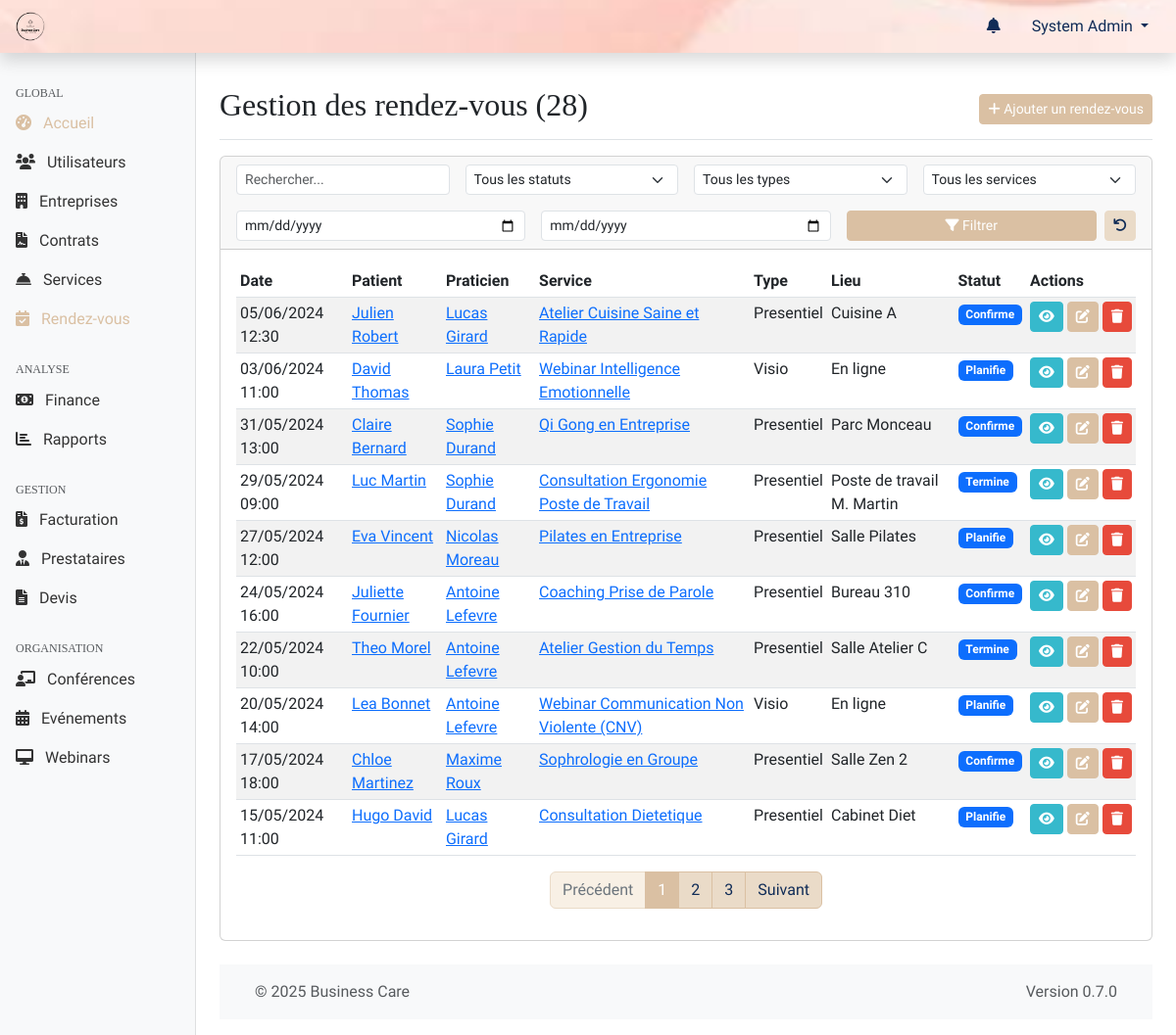
The page /web-admin/modules/appointments/index.php (signed in) on the database its author committed.
### tables this page shows
CREATE TABLE rendez_vous (
    id INT PRIMARY KEY AUTO_INCREMENT,
    personne_id INT NOT NULL,
    prestation_id INT NOT NULL,
    praticien_id INT,
    date_rdv DATETIME NOT NULL,
    duree INT NOT NULL,
    lieu VARCHAR(255),
    type_rdv ENUM('presentiel', 'visio', 'telephone'),
    statut ENUM('planifie', 'confirme', 'annule', 'termine', 'no_show') DEFAULT 'planifie',
    notes TEXT,
    created_at TIMESTAMP DEFAULT CURRENT_TIMESTAMP,
    updated_at TIMESTAMP DEFAULT CURRENT_TIMESTAMP ON UPDATE CURRENT_TIMESTAMP,
    FOREIGN KEY (personne_id) REFERENCES personnes(id),
    FOREIGN KEY (prestation_id) REFERENCES prestations(id),
    FOREIGN KEY (praticien_id) REFERENCES personnes(id),
    INDEX idx_date (date_rdv),
    INDEX idx_statut (statut),
    INDEX idx_praticien (praticien_id)
);

CREATE TABLE personnes (
    id INT PRIMARY KEY AUTO_INCREMENT,
    nom VARCHAR(100) NOT NULL,
    prenom VARCHAR(100) NOT NULL,
    email VARCHAR(255) UNIQUE NOT NULL,
    mot_de_passe VARCHAR(255) NOT NULL,
    telephone VARCHAR(20),
    date_naissance DATE,
    genre ENUM('M', 'F', 'Autre'),
    photo_url VARCHAR(255),
    role_id INT NOT NULL,
    entreprise_id INT,
    statut ENUM('actif', 'inactif', 'en_attente', 'suspendu') DEFAULT 'actif',
    derniere_connexion DATETIME,
    created_at TIMESTAMP DEFAULT CURRENT_TIMESTAMP,
    updated_at TIMESTAMP DEFAULT CURRENT_TIMESTAMP ON UPDATE CURRENT_TIMESTAMP,
    FOREIGN KEY (role_id) REFERENCES roles(id),
    FOREIGN KEY (entreprise_id) REFERENCES entreprises(id),
    INDEX idx_email (email),
    INDEX idx_role (role_id),
    INDEX idx_entreprise (entreprise_id)
);

CREATE TABLE prestations (
    id INT PRIMARY KEY AUTO_INCREMENT,
    nom VARCHAR(255) NOT NULL,
    description TEXT,
    prix DECIMAL(10,2) NOT NULL,
    duree INT,
    type ENUM('conference', 'webinar', 'atelier', 'consultation', 'evenement', 'autre') NOT NULL,
    categorie VARCHAR(100),
    niveau_difficulte ENUM('debutant', 'intermediaire', 'avance'),
    capacite_max INT,
    materiel_necessaire TEXT,
    prerequis TEXT,
    created_at TIMESTAMP DEFAULT CURRENT_TIMESTAMP,
    updated_at TIMESTAMP DEFAULT CURRENT_TIMESTAMP ON UPDATE CURRENT_TIMESTAMP,
    INDEX idx_type (type),
    INDEX idx_categorie (categorie)
);

### web-admin/modules/appointments/index.php (the view, shortened to what the rows shown need)
<?php
require_once '../../includes/page_functions/modules/appointments.php';
$queryData = getQueryData();
$page = $queryData['page'] ?? 1;
$search = $queryData['search'] ?? '';
$status = $queryData['status'] ?? '';
$type = $queryData['type'] ?? '';
$prestationId = $queryData['prestationId'] ?? 0;
$startDate = $queryData['startDate'] ?? '';
$endDate = $queryData['endDate'] ?? '';
$result = appointmentsGetList($page, DEFAULT_ITEMS_PER_PAGE, $search, $status, $type, $prestationId, $startDate, $endDate);
$appointments = $result['appointments'];
$totalAppointments = $result['totalItems'];
$pageTitle = "Gestion des rendez-vous ({$totalAppointments})";
include_once '../../templates/header.php';
?>
<div class="container-fluid">
    <div class="row">
        <main class="col-md-9 ms-sm-auto col-lg-10 px-md-4">
            <div class="d-flex justify-content-between flex-wrap flex-md-nowrap align-items-center pt-3 pb-2 mb-3 border-bottom">
                <h1 class="h2"><?php echo $pageTitle; ?></h1>
            </div>
            <div class="card mb-4">
                <div class="card-body">
                    <?php if (count($appointments) > 0): ?>
                        <div class="table-responsive">
                            <table class="table table-striped table-hover table-sm">
                                <thead>
                                    <tr>
                                        <th>Date</th>
                                        <th>Patient</th>
                                        <th>Praticien</th>
                                        <th>Service</th>
                                        <th>Type</th>
                                        <th>Lieu</th>
                                        <th>Statut</th>
                                        <th>Actions</th>
                                    </tr>
                                </thead>
                                <tbody>
                                    <?php foreach ($appointments as $appointment): ?>
                                        <tr>
                                            <td><?php echo formatDate($appointment['date_rdv']); ?></td>
                                            <td>
                                                <?php if ($appointment['personne_id']): ?>
                                                <a href="<?php echo WEBADMIN_URL; ?>/modules/users/view.php?id=<?php echo $appointment['personne_id']; ?>">
                                                    <?php echo htmlspecialchars($appointment['patient_prenom'] . ' ' . $appointment['patient_nom']); ?>
                                                </a>
                                                <?php else: ?>
                                                    N/A
                                                <?php endif; ?>
                                            </td>
                                            <td>
                                                <?php if ($appointment['praticien_id']): ?>
                                                <a href="<?php echo WEBADMIN_URL; ?>/modules/users/view.php?id=<?php echo $appointment['praticien_id']; ?>">
                                                    <?php echo htmlspecialchars($appointment['practitioner_prenom'] . ' ' . $appointment['practitioner_nom']); ?>
                                                </a>
                                                <?php else: ?>
                                                    N/A
                                                <?php endif; ?>
                                            </td>
                                            <td>
                                                 <?php if ($appointment['prestation_id']): ?>
                                                <a href="<?php echo WEBADMIN_URL; ?>/modules/services/view.php?id=<?php echo $appointment['prestation_id']; ?>">
                                                    <?php echo htmlspecialchars($appointment['prestation_nom']); ?>
                                                </a>
                                                 <?php else: ?>
                                                    N/A
                                                <?php endif; ?>
                                            </td>
                                            <td><?php echo htmlspecialchars(ucfirst($appointment['type_rdv'])); ?></td>
                                            <td><?php echo htmlspecialchars($appointment['lieu'] ?: '-'); ?></td>
                                            <td><?php echo getStatusBadge($appointment['statut']); ?></td>
                                            <td class="table-actions">
                                                <a href="<?php echo WEBADMIN_URL; ?>/modules/appointments/view.php?id=<?php echo $appointment['id']; ?>" class="btn btn-sm btn-info" data-bs-toggle="tooltip" title="Voir">
                                                    <i class="fas fa-eye"></i>
                                                </a>
                                                <a href="<?php echo WEBADMIN_URL; ?>/modules/appointments/edit.php?id=<?php echo $appointment['id']; ?>" class="btn btn-sm btn-primary" data-bs-toggle="tooltip" title="Modifier">
                                                    <i class="fas fa-edit"></i>
                                                </a>
                                                <a href="<?php echo WEBADMIN_URL; ?>/modules/appointments/index.php?action=delete&id=<?php echo $appointment['id']; ?>&csrf_token=<?php echo generateToken(); ?>&<?php echo http_build_query(array_filter($queryData, fn($key) => !in_array($key, ['action', 'id', 'practitionerId', 'personId']), ARRAY_FILTER_USE_KEY)); ?>"
                                                   class="btn btn-sm btn-danger btn-delete"
                                                   data-bs-toggle="tooltip"
                                                   title="Supprimer">
                                                    <i class="fas fa-trash"></i>
                                                </a>
                                            </td>
                                        </tr>
                                    <?php endforeach; ?>
                                </tbody>
                            </table>
                        </div>
                    <?php endif; ?>
                </div>
            </div>
            <?php include_once '../../templates/footer.php'; ?>
        </main>
    </div>
</div>

### shared/web-admin/functions.php (shortened to what the rows shown need)
<?php
require_once 'db.php';
function formatDate($date, $format = DEFAULT_DATE_FORMAT)
{
    $timestamp = strtotime($date);
    return date($format, $timestamp);
}
function sanitizeInput($input)
{
    return $input;
}
function getQueryData()
{
    return sanitizeInput($_GET);
}
function generateToken()
{
    return $_SESSION['csrf_token'];
}
function getStatusBadge($status)
{
    $badges = [
        'actif' => 'success',
        'inactif' => 'danger',
        'en_attente' => 'warning',
        'suspendu' => 'secondary',
        'expiré' => 'danger',
        'résilié' => 'danger',
        'accepté' => 'success',
        'refusé' => 'danger',
        'confirmé' => 'success',
        'annulé' => 'danger',
        'terminé' => 'secondary',
        'planifié' => 'primary',
        'no_show' => 'danger',
        'payée' => 'success',
        'impayée' => 'danger',
        'retard' => 'warning'
    ];
    $class = isset($badges[$status]) ? $badges[$status] : 'primary';
    return '<span class="badge bg-' . $class . '">' . ucfirst($status) . '</span>';
}

### rows shown on the page
rendez_vous: date_rdv "05/06/2024 12:30", personne.nom "Julien Robert", praticien.nom "Lucas Girard", prestation.nom "Atelier Cuisine Saine et Rapide", type_rdv "Presentiel", lieu "Cuisine A", statut "Confirme"
rendez_vous: date_rdv "03/06/2024 11:00", personne.nom "David Thomas", praticien.nom "Laura Petit", prestation.nom "Webinar Intelligence Emotionnelle", type_rdv "Visio", lieu "En ligne", statut "Planifie"
rendez_vous: date_rdv "31/05/2024 13:00", personne.nom "Claire Bernard", praticien.nom "Sophie Durand", prestation.nom "Qi Gong en Entreprise", type_rdv "Presentiel", lieu "Parc Monceau", statut "Confirme"
rendez_vous: date_rdv "29/05/2024 09:00", personne.nom "Luc Martin", praticien.nom "Sophie Durand", prestation.nom "Consultation Ergonomie Poste de Travail", type_rdv "Presentiel", lieu "Poste de travail M. Martin", statut "Termine"
rendez_vous: date_rdv "27/05/2024 12:00", personne.nom "Eva Vincent", praticien.nom "Nicolas Moreau", prestation.nom "Pilates en Entreprise", type_rdv "Presentiel", lieu "Salle Pilates", statut "Planifie"
rendez_vous: date_rdv "24/05/2024 16:00", personne.nom "Juliette Fournier", praticien.nom "Antoine Lefevre", prestation.nom "Coaching Prise de Parole", type_rdv "Presentiel", lieu "Bureau 310", statut "Confirme"
rendez_vous: date_rdv "22/05/2024 10:00", personne.nom "Theo Morel", praticien.nom "Antoine Lefevre", prestation.nom "Atelier Gestion du Temps", type_rdv "Presentiel", lieu "Salle Atelier C", statut "Termine"
rendez_vous: date_rdv "20/05/2024 14:00", personne.nom "Lea Bonnet", praticien.nom "Antoine Lefevre", prestation.nom "Webinar Communication Non Violente (CNV)", type_rdv "Visio", lieu "En ligne", statut "Planifie"
rendez_vous: date_rdv "17/05/2024 18:00", personne.nom "Chloe Martinez", praticien.nom "Maxime Roux", prestation.nom "Sophrologie en Groupe", type_rdv "Presentiel", lieu "Salle Zen 2", statut "Confirme"
rendez_vous: date_rdv "15/05/2024 11:00", personne.nom "Hugo David", praticien.nom "Lucas Girard", prestation.nom "Consultation Dietetique", type_rdv "Presentiel", lieu "Cabinet Diet", statut "Planifie"

### other values the page prints
$_SESSION['user_name'] "System Admin"
$pageTitle "Gestion des rendez-vous (28)"
APP_VERSION "0.7.0"
